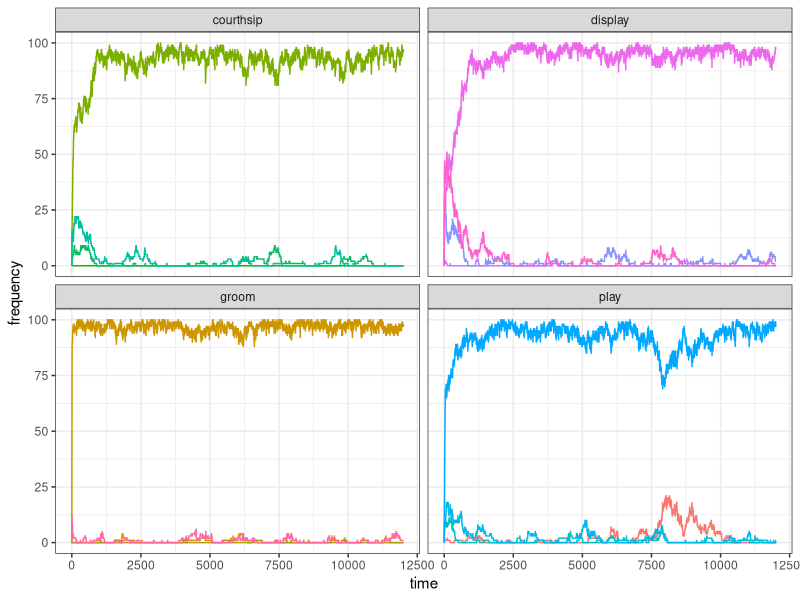

Reproduce this figure in R. (Note: this script raises an error after producing the figure.)
library(tidyverse)

set_oranzees_environment <- function() {
  list_pop <- c("Uossob", "Iat Forest", "Ebmog", "Elaham", "Elabik", "Ognodub")
  output <- tibble(
    population = rep(list_pop, each = 38),
    behaviour = as.factor(rep(1:38, 6)),
    type = rep(c(rep("social", 16), rep("food-related", 22)), 6),
    category = rep(c(
      rep("play", 4), rep("display", 4), rep("groom", 4), rep("courthsip", 4),
      "A", "A", "A", "A", "B", "B", "B", "B", "C", "C", "C", "D", "D", "D", "E", "E", "F", "F", "G", "H", "I", "J"
    ), 6),
    nutrient = rep(c(rep(NA, 16), "Y", "Y", "Y", "Y", "Z", "Z", "Z", "Z", "Y", "Y", "Y", "Z", "Z", "Z", "Y", "Y", "Z", "Z", "Y", "Z", "Y", "Z"), 6),
    p_g = rep(NA, 38 * 6),
    p_e = rep(NA, 38 * 6)
  )
  
  env_or_x <- c(220, 230, 700, 705, 710, 750)
  env_or_y <- c(660, 610, 450, 430, 510, 550)
  
  # genetic predispositions:
  x_g <- sample(1:1000, 38)
  y_g <- sample(1:1000, 38)
  
  # ecological availability:
  x_e <- sample(1:1000, 38)
  y_e <- sample(1:1000, 38)
  
  for (i in 1:6) {
    for (behav in 1:38) {
      output[output$population == list_pop[i] & output$behaviour == behav, ]$p_g <- 1 - sqrt((x_g[behav] - env_or_x[i])^2 + (y_g[behav] - env_or_y[i])^2) / 1000
      
      if (behav > 16) { # only for food-related behaviours:
        output[output$population == list_pop[i] & output$behaviour == behav, ]$p_e <- 1 - sqrt((x_e[behav] - env_or_x[i])^2 + (y_e[behav] - env_or_y[i])^2) / 500
      }
    }
  }
  
  # replace negative values with 0s:
  if (dim(output[output$p_g < 0, ])[1] > 0) {
    output[output$p_g < 0, ]$p_g <- 0
  }
  if (dim(output[output$p_e < 0 & !is.na(output$p_e), ])[1] > 0) {
    output[output$p_e < 0 & !is.na(output$p_e), ]$p_e <- 0
  }
  
  # return the tibble:
  output
}

##
##
##
##
# TEST FOR ONE RUN:

test_oranzees1 <- function(t_max){

  oranzees_environment <- set_oranzees_environment()
  test_environment <- oranzees_environment %>%
    filter(population == 'Uossob')
  
  N <- 100
  
  pop <- matrix(c(rep(0, 38 * N), sample(1:300, N, replace = TRUE)), nrow = N, byrow = FALSE)
  
  output <- matrix( nrow = t_max, ncol = 16)
  
  for (t in 1:t_max) {
    
    output[t, ] <- colSums(pop[, 1:16])
    # demographic bit:
    pop[, 39] <- pop[, 39] + 1
    pop[pop[, 39] >= 720, ] <- 0
    old <- which(pop[, 39] > 300)
    dead <- sample(c(TRUE, FALSE), length(old), prob = c(.01, .99), replace = TRUE)
    pop[old[dead], ] <- 0
    # innovation bit:
    for(i in 1:N){
      state <- ((sum(pop[i, 1:4]) >= 1) + (sum(pop[i, 5:8]) >= 1) + (sum(pop[i, 9:12]) >= 1) + (sum(pop[i, 13:16]) >= 1)) / 4
      p_state <- rnorm(1, mean = 1 - state, sd = 0.05)
      if(runif(1) < p_state){
        p_peering <- rnorm(16, mean = colSums(pop[, 1:16]), sd=1)
        p_peering[p_peering < 0] = 0
        innovation_i <- sample(1:16, 1, prob = p_peering)
        if( runif(1) < test_environment$p_g[innovation_i]){
          if(innovation_i <= 4){
            pop[i, 1:4] = 0
            pop[i, innovation_i] = 1
          } else if(innovation_i > 4 & innovation_i <= 8){
            pop[i, 5:8] = 0
            pop[i, innovation_i] = 1
          } else if(innovation_i > 8 & innovation_i <= 12){
            pop[i, 9:12] = 0
            pop[i, innovation_i] = 1
          } else{
            pop[i, 13:16] = 0
            pop[i, innovation_i] = 1
          }
        }
      }
    }
  }
  output
}

t_max = 12000
my_test <- test_oranzees1(t_max)

# PLOT

my_test <- gather(as_tibble(my_test), 1:16, key = "behaviour", value = "frequency")
data_to_plot = tibble(behaviour = my_test$behaviour, 
                      frequency = my_test$frequency, 
                      time = rep(1:t_max ,16), 
                      category = c(rep("play", t_max*4), rep("display", t_max*4), rep("groom", t_max*4), rep("courthsip", t_max*4)))

ggplot(data = data_to_plot) +
  geom_line(aes(x = time, y = frequency, color = behaviour)) +
  facet_wrap(~category) +
  theme_bw() +
  theme(legend.position = "none")

##
##
##
##
# TEST FOR MULTIPLE RUNS:
  
test_oranzees2 <- function(t_max){
  
  N <- 100
  pop <- matrix(c(rep(0, 38 * N), sample(1:300, N, replace = TRUE)), nrow = N, byrow = FALSE)
  
  for (t in 1:t_max) {
    
    # demographic bit:
    pop[, 39] <- pop[, 39] + 1
    pop[pop[, 39] >= 720, ] <- 0
    old <- which(pop[, 39] > 300)
    dead <- sample(c(TRUE, FALSE), length(old), prob = c(.01, .99), replace = TRUE)
    pop[old[dead], ] <- 0
    # innovation bit:
    for(i in 1:N){
      state <- ((sum(pop[i, 1:4]) >= 1) + (sum(pop[i, 5:8]) >= 1) + (sum(pop[i, 9:12]) >= 1) + (sum(pop[i, 13:16]) >= 1)) / 4
      p_state <- rnorm(1, mean = 1 - state, sd = 0.05)
      if(runif(1) < p_state){
        p_peering <- rnorm(16, mean = colSums(pop[, 1:16]))
        p_peering[p_peering < 0] = 0
        innovation_i <- sample(1:16, 1, prob = p_peering)
        if( runif(1) < test_environment$p_g[innovation_i]){
          if(innovation_i <= 4){
            pop[i, 1:4] = 0
            pop[i, innovation_i] = 1
          } else if(innovation_i > 4 & innovation_i <= 8){
            pop[i, 5:8] = 0
            pop[i, innovation_i] = 1
          } else if(innovation_i > 8 & innovation_i <= 12){
            pop[i, 9:12] = 0
            pop[i, innovation_i] = 1
          } else{
            pop[i, 13:16] = 0
            pop[i, innovation_i] = 1
          }
        }
      }
    }
  }
  output <- colSums(pop[, 1:16])
}


oranzees_environment <- set_oranzees_environment()
test_environment <- oranzees_environment %>%
  filter(population == 'Uossob')

n_run <- 10
t_max <- 12000
gene_test1 <- matrix(nrow = n_run, ncol = 16)
for(run in 1:n_run){
  gene_test1[run,] <- test_oranzees2(t_max)
}

write(t(gene_test1), file = "output/gene_test1.csv", ncolumns = 16)
write(test_environment$p_g[1:16], file = "output/gene_test1_p_g.csv", ncolumns = 1)



#### FOOD:
test_oranzees3 <- function(t_max) {
  oranzees_environment <- set_oranzees_environment()
  test_environment <- oranzees_environment %>%
    filter(population == "Uossob")
  
  N <- 100
  
  pop <- matrix(c(rep(0, 38 * N), sample(1:300, N, replace = TRUE)), nrow = N, byrow = FALSE)
  
  output <- matrix(nrow = t_max, ncol = 22)
  
  for (t in 1:t_max) {
    output[t, ] <- colSums(pop[, 17:38])
    # demographic bit:
    pop[, 39] <- pop[, 39] + 1
    pop[pop[, 39] >= 720, ] <- 0
    old <- which(pop[, 39] > 300)
    dead <- sample(c(TRUE, FALSE), length(old), prob = c(.01, .99), replace = TRUE)
    pop[old[dead], ] <- 0
    # innovation bit:
    for (i in 1:N) {
      food_behaviours <- which(pop[i, 17:38] > 0) + 16
      if (length(food_behaviours) > 1) {
        amount <- test_environment$p_e[food_behaviours]
        nutrients <- test_environment$nutrient[food_behaviours]
        if (length(unique(nutrients)) > 1) {
          state <- ((1 - abs(sum(amount[nutrients == "Y"]) - sum(amount[nutrients == "Z"])) / 5) + sum(amount) / 10) / 2
        } else {
          state <- 0
        }
      } else {
        state <- 0
      }
      p_state <- rnorm(1, mean = 1 - state, sd = .05)
      if (runif(1) < p_state) {
        p_peering <- rnorm(22, mean = colSums(pop[, 17:38]), sd = 1)
        p_peering[p_peering < 0] <- 0
        innovation_i <- sample(17:38, 1, prob = p_peering)
        if (runif(1) < test_environment$p_g[innovation_i]) {
          if (innovation_i <= 20) {
            pop[i, 17:20] <- 0
            pop[i, innovation_i] <- 1
          } else if (innovation_i > 20 & innovation_i <= 24) {
            pop[i, 21:24] <- 0
            pop[i, innovation_i] <- 1
          } else if (innovation_i > 24 & innovation_i <= 27) {
            pop[i, 25:17] <- 0
            pop[i, innovation_i] <- 1
          } else if (innovation_i > 27 & innovation_i <= 30) {
            pop[i, 28:30] <- 0
            pop[i, innovation_i] <- 1
          } else if (innovation_i > 30 & innovation_i <= 32) {
            pop[i, 31:32] <- 0
            pop[i, innovation_i] <- 1 
          } else if (innovation_i > 32 & innovation_i <= 34) {
            pop[i, 33:34] <- 0
            pop[i, innovation_i] <- 1
          } else {
            pop[i, innovation_i] <- 1
          }
        }
      }
    }
  }
  output
}

t_max = 12000
my_test <- test_oranzees3(t_max)

# PLOT

my_test <- gather(as_tibble(my_test), 1:22, key = "behaviour", value = "frequency")
data_to_plot = tibble(behaviour = my_test$behaviour, 
                      frequency = my_test$frequency, 
                      time = rep(1:t_max, 22), 
                      category = c(rep("A", t_max*4), rep("B", t_max*4), rep("C", t_max*3), rep("D", t_max*3), 
                                   rep("E", t_max*2), rep("F", t_max*2), rep("G", t_max), rep("H", t_max), 
                                   rep("I", t_max), rep("J", t_max)))

ggplot(data = data_to_plot) +
  geom_line(aes(x = time, y = frequency, color = behaviour)) +
  facet_wrap(~category) +
  theme_bw() +
  theme(legend.position = "none")

